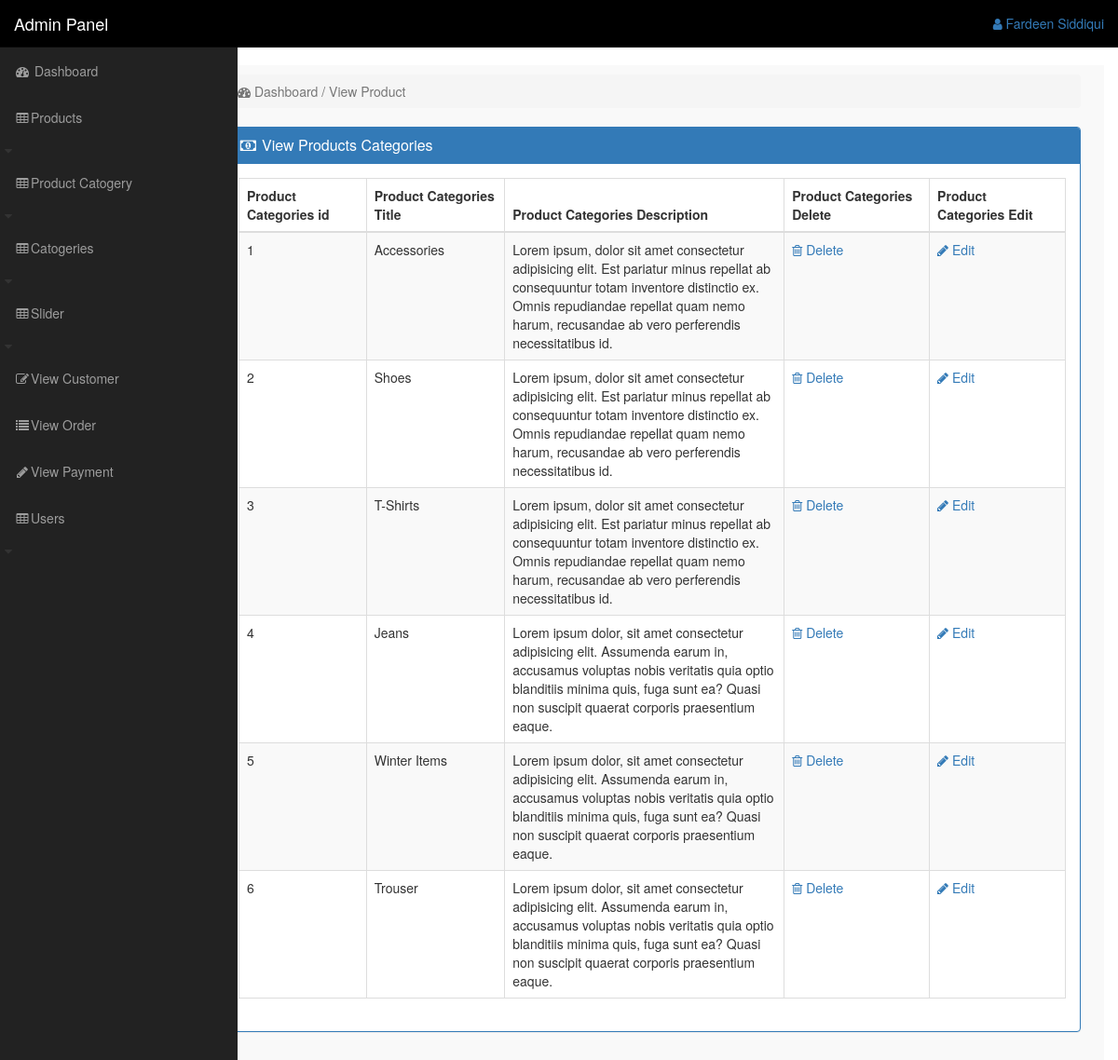
The page /admin_area/index.php?view_product_cat (signed in) on the database its author committed.
### tables this page shows
CREATE TABLE `product_categories` (
  `p_cat_id` int(10) NOT NULL,
  `p_cat_title` text NOT NULL,
  `p_cat_desc` text NOT NULL
);

### admin_area/view_product_cat.php (the view)
<?php
    if(!isset($_SESSION['admin_email'])){
        echo "<script>window.open('login.php','_self')</script>";
    }else{
?>
<div class="row">
    <div class="col-lg-12">
        <div class="breadcrumb">
            <li class="active">
                <i class="fa fa-dashboard"></i>
                Dashboard / View Product
            </li>
        </div>
    </div>
</div>
<div class="row">
    <div class="col-lg-12">
        <div class="panel panel-primary">
            <div class="panel-heading">
                <h3 class="panel-title">
                    <i class="fa fa-money fa-fw"></i> View Products Categories
                </h3>
            </div>
            <div class="panel-body">
                <div class="table-responsive">
                    <table class="table table-hover table-bordered table-striped">
                        <thead>
                            <tr>
                                <th>Product Categories id</th>
                                <th>Product Categories Title</th>
                                <th>Product Categories Description</th>
                                <th>Product Categories Delete</th>
                                <th>Product Categories Edit</th>
                            </tr>
                        </thead>
                        <tbody>
                            <?php
                                $i = 0;
                                $get_p_cat = "select * from product_categories";
                                $run_p_cat = mysqli_query($con,$get_p_cat);
                                while($row = mysqli_fetch_array($run_p_cat)){
                                    $p_cat_id = $row['p_cat_id'];
                                    $p_cat_title = $row['p_cat_title'];
                                    $p_cat_desc = $row['p_cat_desc'];
                                    $i++;
                            ?>
                            <tr>
                                <td><?php echo $i ?></td>
                                <td> <?php echo $p_cat_title; ?></td>
                                <td width="300"> <?php echo $p_cat_desc; ?></td>
                                <td>
                                    <a href="index.php?d_p_cat=<?php echo $p_cat_id; ?>">
                                        <i class="fa fa-trash-o"></i> Delete
                                    </a>
                                </td>
                                <td>
                                    <a href="index.php?e_p_cat=<?php echo $p_cat_id; ?>">
                                        <i class="fa fa-pencil"></i> Edit
                                    </a>
                                </td>
                            </tr>
                            <?php } ?>
                        </tbody>
                    </table>
                </div>
            </div>
        </div>
    </div>
</div>
<?php } ?>

### admin_area/includes/sidebar.php (shortened to what this page needs)
<?php
     if(!isset($_SESSION['admin_email'])){
        echo "<script>window.open('login.php','_self')</script>";
    }else{
?>
<nav class="navbar navbar-inverse navbar-fixed-top" style="background:black">
    <div class="navbar-header">
        <a href="index.php?dashboard" class="navbar-brand">Admin Panel</a>
    </div>
    <ul class="nav navbar-right top-nav">
        <li class="dropdown">
            <a href="#" class="dropdown-toggle" data-toggle="dropdown">
                <i class="fa fa-user"></i> <?php echo $admin_name ?>
            </a>
        </li>
    </ul>
    <div class="collapse navbar-collapse navbar-exl-collapse">
        <ul class="nav navbar-nav side-nav">
            <li>
                <a href="index.php?dashboard">
                    <i class="fa fa-fw fa-dashboard"></i> Dashboard
                </a>
            </li>
            <li>
                <a href="#" data-toggle="collapse" data-target="#products">
                    <i class="fa fa-fw fa-table"></i>Products </a>
                    <i class="fa fa-fw fa-caret-down"></i>
            </li>
            <li>
                <a href="#" data-toggle="collapse" data-target="#product_cat">
                    <i class="fa fa-fw fa-table"></i>Product Catogery</a>
                    <i class="fa fa-fw fa-caret-down"></i>
            </li>
            <li>
                <a href="#" data-toggle="collapse" data-target="#categories">
                    <i class="fa fa-fw fa-table"></i>Catogeries </a>
                    <i class="fa fa-fw fa-caret-down"></i>
            </li>
            <li>
                <a href="#" data-toggle="collapse" data-target="#slider">
                    <i class="fa fa-fw fa-table"></i>Slider </a>
                    <i class="fa fa-fw fa-caret-down"></i>
            </li>
            <li>
                <a href="index.php?view_customer">
                    <i class="fa fa-fw fa-edit"></i>View Customer
                </a>
            </li>
            <li>
                <a href="index.php?view_order">
                    <i class="fa fa-fw fa-list"></i>View Order
                </a>
            </li>
            <li>
                <a href="index.php?view_payment">
                    <i class="fa fa-fw fa-pencil"></i>View Payment
                </a>
            </li>
            <li>
                <a href="#" data-toggle="collapse" data-target="#users">
                    <i class="fa fa-fw fa-table"></i>Users </a>
                    <i class="fa fa-fw fa-caret-down"></i>
            </li>
        </ul>
    </div>
</nav>
    <?php } ?>

### admin_area/css/style.css (style rules this page uses)
body { margin-top: 70px; }
.top-nav { padding: 0 15px; }
.top-nav>li>a { padding-top: 15px; padding-bottom: 15px; line-height: 20px; }
@media (min-width : 768px) { .side-nav { position: fixed; top: 51px; width: 255px; border-radius: 0; overflow-y: auto; background-color: #222; bottom: 0; overflow-x: hidden; padding-bottom: 40px; } }
@media (min-width : 768px) { .side-nav>li>a { width: 255px; } }

### rows shown on the page
product_categories: p_cat_title "Accessories", p_cat_desc "Lorem ipsum, dolor sit amet consectetur adipisicing elit. Est pariatur minus repellat ab consequuntur totam inventore distinctio ex. Omnis repudiandae repellat quam nemo harum, recusandae ab vero perferendis necessitatibus id."
product_categories: p_cat_title "Shoes", p_cat_desc "Lorem ipsum, dolor sit amet consectetur adipisicing elit. Est pariatur minus repellat ab consequuntur totam inventore distinctio ex. Omnis repudiandae repellat quam nemo harum, recusandae ab vero perferendis necessitatibus id."
product_categories: p_cat_title "T-Shirts", p_cat_desc "Lorem ipsum, dolor sit amet consectetur adipisicing elit. Est pariatur minus repellat ab consequuntur totam inventore distinctio ex. Omnis repudiandae repellat quam nemo harum, recusandae ab vero perferendis necessitatibus id."
product_categories: p_cat_title "Jeans", p_cat_desc "Lorem ipsum dolor, sit amet consectetur adipisicing elit. Assumenda earum in, accusamus voluptas nobis veritatis quia optio blanditiis minima quis, fuga sunt ea? Quasi non suscipit quaerat corporis praesentium eaque."
product_categories: p_cat_title "Winter Items", p_cat_desc "Lorem ipsum dolor, sit amet consectetur adipisicing elit. Assumenda earum in, accusamus voluptas nobis veritatis quia optio blanditiis minima quis, fuga sunt ea? Quasi non suscipit quaerat corporis praesentium eaque."
product_categories: p_cat_title "Trouser", p_cat_desc "Lorem ipsum dolor, sit amet consectetur adipisicing elit. Assumenda earum in, accusamus voluptas nobis veritatis quia optio blanditiis minima quis, fuga sunt ea? Quasi non suscipit quaerat corporis praesentium eaque."

### other values the page prints
$admin_name "Fardeen Siddiqui"
